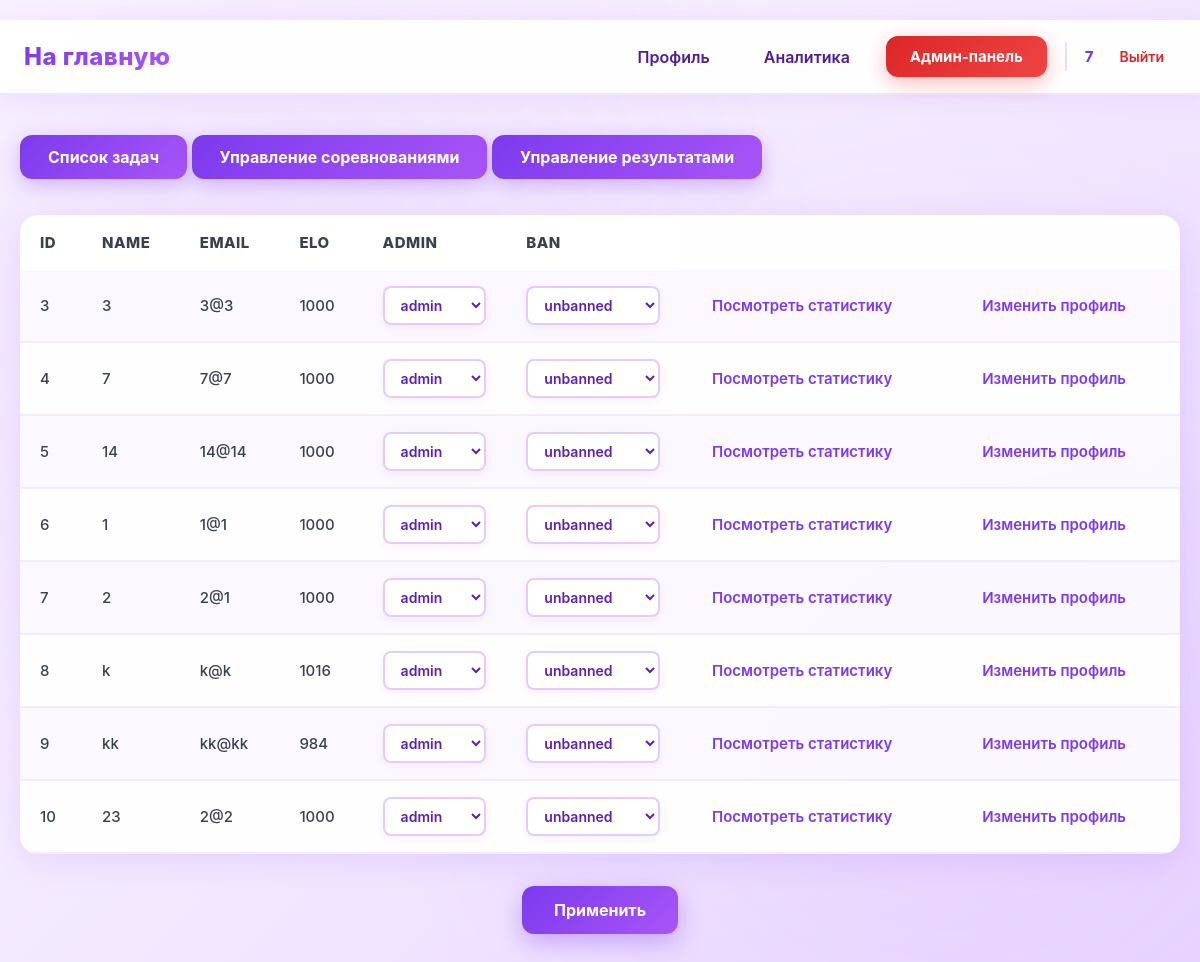
Page /admin (signed in) on the earlier database version.
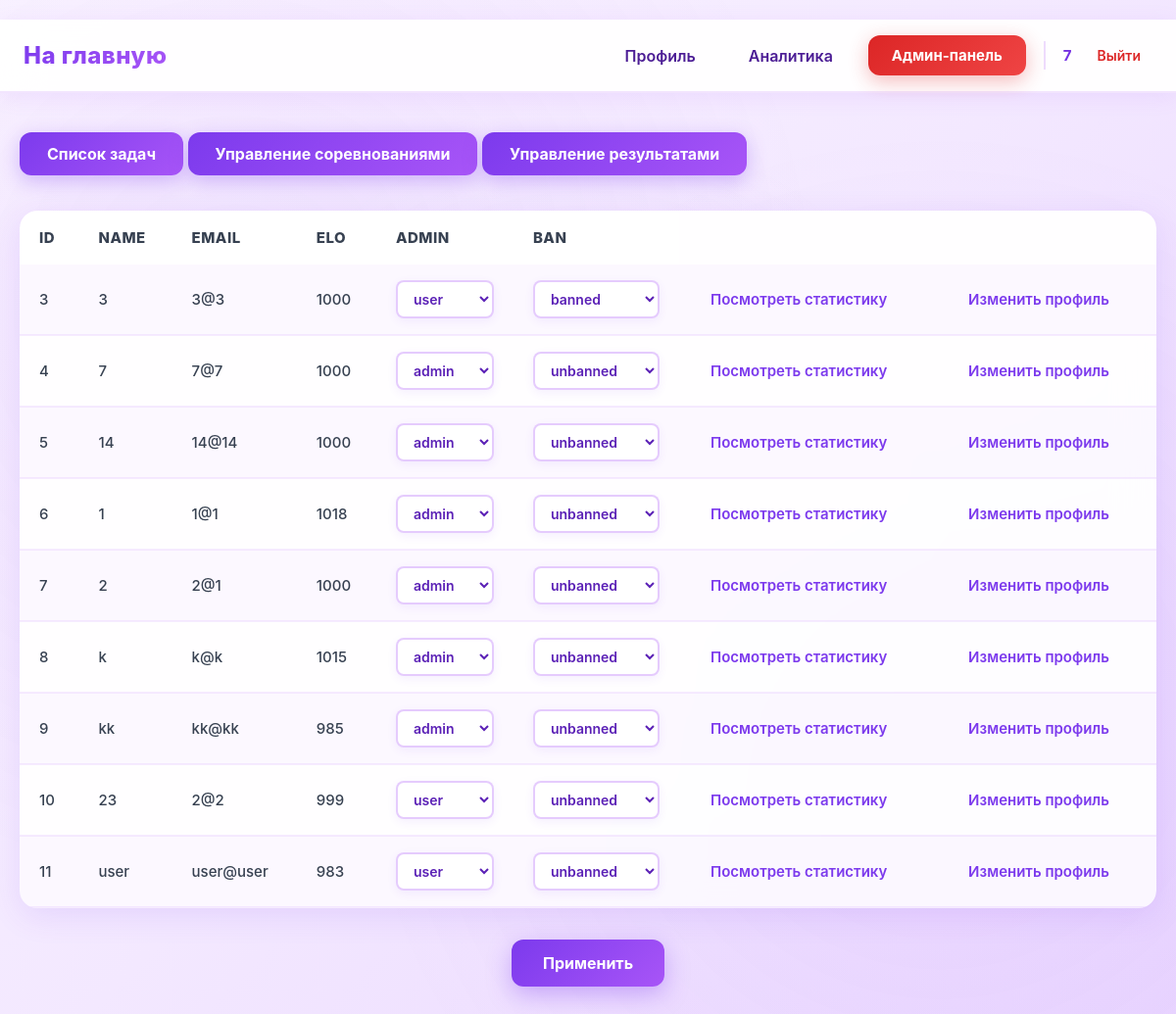
Same page on the later database version.
### data/users.py (models this page shows, shortened)
class User(SqlAlchemyBase, UserMixin):
    __tablename__ = 'users'
    id = sqlalchemy.Column(sqlalchemy.Integer,
                           primary_key=True, autoincrement=True)
    name = sqlalchemy.Column(sqlalchemy.String, nullable=True)
    email = sqlalchemy.Column(sqlalchemy.String,
                              index=True, unique=True, nullable=True)
    hashed_password = sqlalchemy.Column(sqlalchemy.String, nullable=True)
    elo_rating = sqlalchemy.Column(sqlalchemy.Float, default=1000)
    admin = sqlalchemy.Column(sqlalchemy.Boolean, default=0)
    ban = sqlalchemy.Column(sqlalchemy.Boolean, default=0)
    created_date = sqlalchemy.Column(sqlalchemy.DateTime,
                                     default=datetime.datetime.now)
    submissions = orm.relationship("Submissions", back_populates="user")

### main.py (the view, shortened to what this page needs)
@app.route('/admin', methods=["GET", "POST"])
@login_required
@admin_required
@user_ban
def admin():
    subject = session.get('subject')
    db_sess = db_session.create_session()
    users = db_sess.query(User)
    return render_template("admin_first.html", users=users, subject=subject)

### data/db_session.py (called while the page is built)
def create_session() -> Session:
    global __factory
    return __factory()

### main.py (called while the page is built)
@login_manager.user_loader
def load_user(user_id):
    db_sess = db_session.create_session()
    return db_sess.get(User, user_id)

def admin_required(func):
    @wraps(func)
    def wrapper(*args, **kwargs):
        if not current_user.admin:
            abort(403)
        return func(*args, **kwargs)
    return wrapper

def user_ban(func):
    @wraps(func)
    def wrapper(*args, **kwargs):
        if current_user.ban:
            abort(403)
        return func(*args, **kwargs)
    return wrapper

### templates/admin_first.html (shortened to what this page needs)
﻿{% extends "base.html" %}
{% block styles %}
<link rel="stylesheet" href="{{ url_for('static', filename='admin_first.css') }}">
{% endblock %}
{% block content %}
<a class="btn btn-task" href="/admin/task_list">Список задач</a>
<a class="btn btn-task" href="/admin/competitions">Управление соревнованиями</a>
<a class="btn btn-task" href="/admin/results">Управление результатами</a>
<form method="post" action="/admin">
<div class="table-container">
    <table>
        <tr>
            <td>id</td>
            <td>name</td>
            <td>email</td>
            <td>elo</td>
            <td>admin</td>
            <td>ban</td>
        </tr>
        {% for user in users %}
        <tr>
            <td>{{user.id}}</td>
            <td>{{ user.name }}</td>
            <td>{{user.email}}</td>
            <td>{{user.elo_rating|round|int}}</td>
            <td>
                <select class="admin-select" name="admin_{{user.id}}">
                    {% if user.admin == 1 %}
                        <option value="admin" selected>admin</option>
                    {% else %}
                        <option value="user" selected>user</option>
                    {% endif %}
                </select>
            </td>
            <td>
                <select class="ban-select" name="ban_{{user.id}}">
                    {% if user.ban == 1 %}
                        <option value="banned" selected>banned</option>
                    {% else %}
                        <option value="unbanned" selected>unbanned</option>
                    {% endif %}
                </select>
            </td>
            <td><a href="/admin/profile/{{user.id}}">Посмотреть статистику</a></td>
            <td><a href="/edit/profile/{{user.id}}">Изменить профиль</a></td>
        </tr>
        {% endfor %}
    </table>
</div>
<button type="submit" id="applytBtn">Применить</button>
</form>
{% endblock %}

### templates/base.html (shortened to what this page needs)
﻿<!doctype html>
<html lang="ru">
<head>
    <link rel="stylesheet" href="{{ url_for('static', filename='base.css') }}">
    {% block styles %}{% endblock %}
</head>
<body>
<header class="site-header">
    <nav class="navbar">
        <div class="nav-left">
            {% if session.get('subject') and session.get('subject') != 'subject' %}
            <a class="logo" href="/{{ session.get('subject') }}/">На главную</a>
            {% else %}
            <a class="logo" href="/">На главную</a>
            {% endif %}
        </div>
        <div class="nav-right">
            {% if current_user.is_authenticated %}
                <a class="nav-link" href="/profile">Профиль</a>
                <a class="nav-link" href="/analytics">Аналитика</a>
                {% if current_user.admin %}
                    <a class="btn btn-admin" href="/admin">Админ-панель</a>
                {% endif %}
                <div class="user-menu">
                    <span class="username">{{ current_user.name }}</span>
                    <a class="logout" href="/logout">Выйти</a>
                </div>
            {% else %}
                <a class="btn btn-outline" href="/login">Войти</a>
                <a class="btn btn-primary" href="/register">Регистрация</a>
            {% endif %}
        </div>
    </nav>
</header>
<main class="page-content">
    {% block content %}{% endblock %}
</main>
</body>
</html>

Differences in the rows shown:
changed User id 3: admin+id "admin" → "user"; ban+id "unbanned" → "banned"
changed User id 6: elo_rating "1000" → "1018"
changed User id 8: elo_rating "1016" → "1015"
changed User "kk": elo_rating "984" → "985"
changed User id 10: elo_rating "1000" → "999"; admin+id "admin" → "user"
added User: id "11", name "user", email "user@user", elo_rating "983", admin+id "user", ban+id "unbanned"
